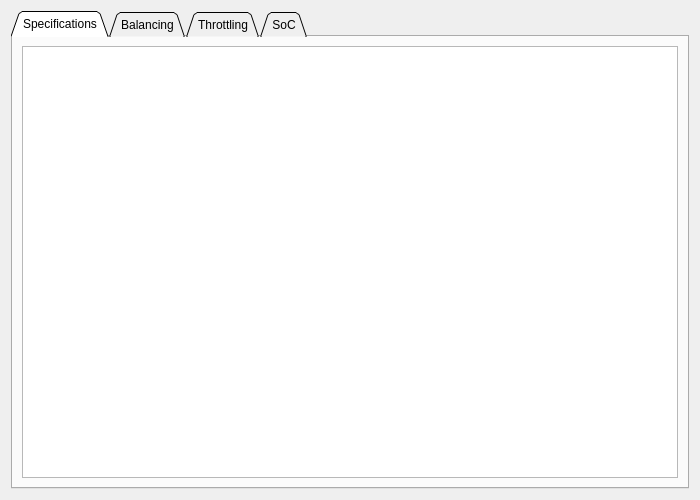
<?xml version="1.0" encoding="UTF-8"?>
<ui version="4.0">
 <class>PageMasterCell</class>
 <widget class="QWidget" name="PageMasterCell">
  <property name="geometry">
   <rect>
    <x>0</x>
    <y>0</y>
    <width>700</width>
    <height>500</height>
   </rect>
  </property>
  <property name="windowTitle">
   <string>Form</string>
  </property>
  <layout class="QVBoxLayout" name="verticalLayout">
   <item>
    <widget class="QTabWidget" name="tabWidget">
     <property name="tabShape">
      <enum>QTabWidget::Triangular</enum>
     </property>
     <property name="currentIndex">
      <number>0</number>
     </property>
     <widget class="QWidget" name="Specifications">
      <attribute name="title">
       <string>Specifications</string>
      </attribute>
      <layout class="QVBoxLayout" name="verticalLayout_2">
       <item>
        <widget class="ParamTable" name="specificationsTab"/>
       </item>
      </layout>
     </widget>
     <widget class="QWidget" name="Balancing">
      <attribute name="title">
       <string>Balancing</string>
      </attribute>
      <layout class="QVBoxLayout" name="verticalLayout_3">
       <item>
        <widget class="ParamTable" name="balancingTab"/>
       </item>
      </layout>
     </widget>
     <widget class="QWidget" name="Throttling">
      <attribute name="title">
       <string>Throttling</string>
      </attribute>
      <layout class="QVBoxLayout" name="verticalLayout_4">
       <item>
        <widget class="ParamTable" name="throttlingTab"/>
       </item>
      </layout>
     </widget>
     <widget class="QWidget" name="SoC">
      <attribute name="title">
       <string>SoC</string>
      </attribute>
      <layout class="QVBoxLayout" name="verticalLayout_5">
       <item>
        <widget class="ParamTable" name="socTab"/>
       </item>
      </layout>
     </widget>
    </widget>
   </item>
  </layout>
 </widget>
 <customwidgets>
  <customwidget>
   <class>ParamTable</class>
   <extends>QTableWidget</extends>
   <header>widgets/paramtable.h</header>
  </customwidget>
 </customwidgets>
 <resources/>
 <connections/>
</ui>
